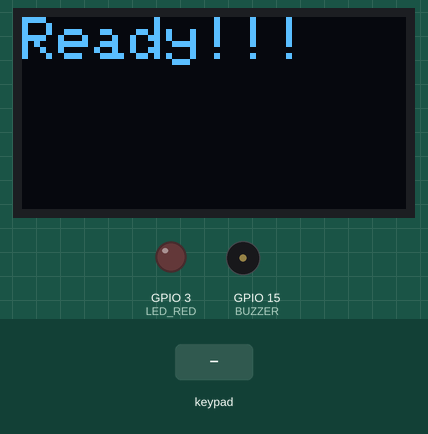
A sketch run on a simulated ESP8266 (NodeMCU). Shown: 128×64 one-colour display, output pins drawn as LEDs (lit = HIGH), buzzer (waves = sounding, pin HIGH). Inputs (shaded band) come from the test bench. WiFi joins after 1.5 s; servers stay silent unless stated; the local clock reads 2024-03-15 10:24:30 at power-on unless the sketch sets it; the Firebase database answers and starts empty; what the sketch prints to the serial monitor is not drawn.

Above: at 1.6 s.
At 7.7 s:
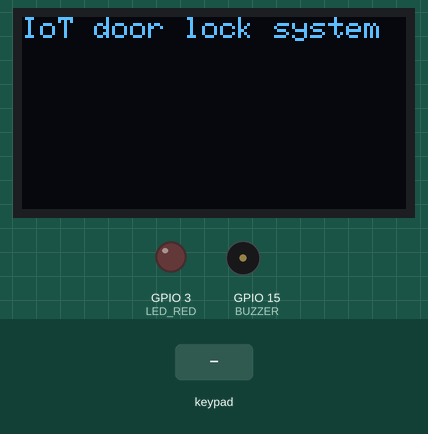
7.8 s: keypad keys 1 6 5 4 0 # pressed 0.4 s apart
At 11.3 s:
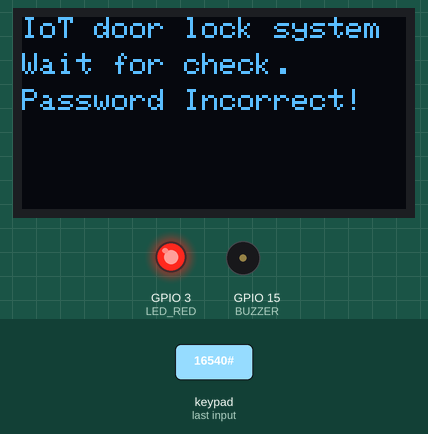
11.7 s: key 'B' pressed
14.7 s: keypad keys 1 2 3 # pressed 0.4 s apart
At 18.3 s:
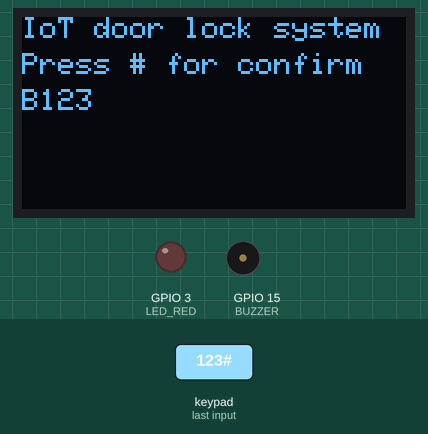
22.3 s: key 'C' pressed
25.3 s: keypad keys 2 1 4 1 2 1 3 # pressed 0.4 s apart
At 27.0 s:
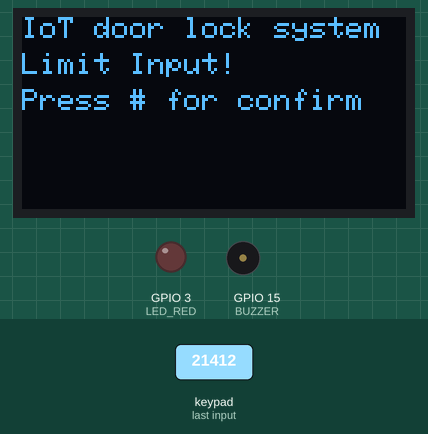
30.0 s: key '*' pressed
At 36.6 s:
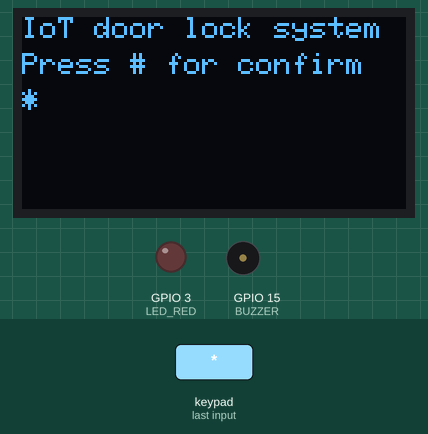
Timing chart, 0 to 37.0 s (numbered marks = the images above; inputs shaded):
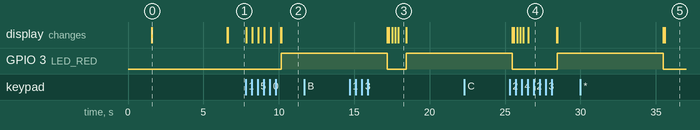

Measured:
- after the input at 7.8 s, GPIO 3 (LED_RED): LOW → HIGH after 2.4 s; the display: first changes at once (image 2 shows a later state)
- after the input at 11.7 s, every drawn part: stays the same
- after the input at 14.7 s, the display: first differs from a run without the input after 2.8 s (image 3 shows a later state)
- after the input at 22.3 s, every drawn part: stays the same
- after the input at 25.3 s, the display: first differs from a run without the input after 0.50 s (image 4 shows a later state)
- after the input at 30.0 s, the display: first differs from a run without the input after 5.6 s (image 5)
- what the display in image 0 shows lasts 5.0 s, from 1.6 s to 6.6 s
- what the display in image 3 shows lasts 0.5 s, from 17.9 s to 18.4 s

The sketch:

IOT_door_lock_system.ino
```cpp
//########################## Library ESP8266 and Firebase ##########################//
#include <ESP8266WiFi.h>
#include <FirebaseArduino.h>

//########################## Library Keypad ##########################//
#include <Keypad.h>

//########################## Library OLED ##########################//
#include <Adafruit_SSD1306.h>
#include <Adafruit_GFX.h>
#include <Wire.h>
#include <SPI.h>

//########################## Library TIME LOCAL ##########################//
#include <time.h>

//########################## Config Firebase ##########################//
#define FIREBASE_HOST "password-request-system.firebaseio.com"
#define FIREBASE_AUTH "tbtchEClvgjLNASBQwvsJQJjNej6NYbEL8gLaitg"

//########################## Config connect WiFi
#define WIFI_SSID "123"
#define WIFI_PASSWORD "567891011"

//########################## Config variable BUZZER, LED ##########################//
#define BUZZER 15
#define LED_GREEN 15
#define LED_RED 3

//##########################  Config Keypad ##########################//
char keys[4][4] = {
{'1', '2', '3', 'A'},
{'4', '5', '6', 'B'},
{'7', '8', '9', 'C'},
{'*', '0', '#', 'D'}
};
byte rowPin[4] = {16, 5, 4, 0};
byte colPin[4] = {2, 14, 12, 13};
Keypad keypad = Keypad(makeKeymap(keys), rowPin, colPin, 4, 4);

//########################## config OLED no reset ##########################//
Adafruit_SSD1306 OLED(-1);

//########################## config time local ##########################//
int timezone = 7 * 3600;                    // setting TimeZone ตามเวลาประเทศไทย
int dst = 0;                                //กำหนดค่า Date Swing Time
char ntp_server1[20] = "pool.ntp.org";
char ntp_server2[20] = "time.nist.gov";
char ntp_server3[20] = "time.uni.net.th";

//########################## config variable response from firebase, string request ##########################//
String response, _res = "";
String _str, _str2, _str3 = "";
String password, _password = "";
String _uidKey = "";

void setup() {
  Serial.begin(115200); //setup Serial baudrate

  OLED.begin(SSD1306_SWITCHCAPVCC, 0x3C); //setup OLED address

  pinMode(BUZZER,OUTPUT); //setup BUZZER OUTPUT
  pinMode(LED_GREEN,OUTPUT); //setup LED_GREEN OUTPUT
  pinMode(LED_RED,OUTPUT); //setup LED_RED OUTPUT

  digitalWrite(BUZZER,LOW); //give BUZZER LOW or OFF
  digitalWrite(LED_GREEN,LOW); //give LED_GREEN LOW or OFF
  digitalWrite(LED_RED,LOW); //give LED_RED LOW or OFF

  WiFi.mode(WIFI_STA); //use WiFi mode STA, ให้เป็นโหมดที่ไม่ใช่เราเตอร์หรือไม่ใช่ ACESS POINT
  // connect to wifi.
  WiFi.begin(WIFI_SSID, WIFI_PASSWORD); //setup WIFI_SSID, WIFI_PASSWORD
  Serial.print("connecting");

  while (WiFi.status() != WL_CONNECTED) { //Loop wait connect WiFi
    Serial.print(".");
    delay(500);
  }
  Serial.println();
  Serial.print("connected: ");
  Serial.println(WiFi.localIP()); //Show IP Network

  Firebase.begin(FIREBASE_HOST, FIREBASE_AUTH); //setup FIREBASE_HOST, FIREBASE_AUTH

  configTime(timezone, dst, ntp_server1, ntp_server2, ntp_server3); //setup time local
  Serial.println("\nWaiting for time");
  while (!time(nullptr)) { //loop wait pulling time
    Serial.print(".");
    delay(1000);
  }

  OLED.clearDisplay();  // เคลียร์หน้าจอ
  OLED.setTextColor(WHITE);  // กำหนดให้ตัวหนังสือสีขาว
  OLED.setCursor(0, 0);  // กำหนดให้แสดงข้อความที่ตำแหน่ง x=0 , y=0
  OLED.setTextSize(2);  // กำหนดขนาดตัวอักษาว่าจะเอากี่เท่า (2 เท่า)
  OLED.print("Ready!!!");  // แสดงคำว่า Ready!!! ออกสู่หน้าจอ
  OLED.display(); //ทำการแสดงไปบนหน้าจอตามที่กำหนดไว้ข้างต้น
  delay(5000);  // หน่วงเวลาไป 5 วีนาที(5000 millisecond)
  OLED.clearDisplay();  //  เคลียร์หน้าจอ
  OLED.display(); //ทำการแสดงไปบนหน้าจอตามที่กำหนดไว้ข้างต้น
}

void loop() {
  digitalWrite(LED_GREEN,LOW);
  digitalWrite(LED_RED,LOW);

  OLED.setTextColor(WHITE);
  OLED.setTextSize(1);
  OLED.setCursor(0, 0);
  OLED.print("IoT door lock system");
  OLED.display();

  char key = keypad.getKey(); // กำหนดให้ตัวแปร character key รับค่ามาจาก keypad

  if(key){ //ถ้า key มีค่าหรือมีการกดเข้ามา ให้..
    digitalWrite(BUZZER, HIGH); //Buzzer หรือเสียงทำงาน(HIGH)
    delayMicroseconds(300); //หน่วงเวลาไป 300 Microseconds
    digitalWrite(BUZZER, LOW);  //Buzzer หรือเสียงหยุดทำงาน(LOW)
    delayMicroseconds(300); //หน่วงเวลาไป 300 Microseconds

    if(key == '#'){ //ถ้าkey มีค่าเท่ากับ # ให้..
      OLED.clearDisplay(); // เคลียร์หน้าจอ

      Serial.print("\npassword : ");
      Serial.println(password);

      response = check_pass(password); //ให้ตัวแปร response มีค่าเท่ากับค่าของการ return จาก fucntion check_pass โดยมีค่าพารามิเตอร์คือ password
      password = "\0";  //ให้ password เท่ากับค่าว่าง

      OLED.setCursor(0, 0);
      OLED.print("IoT door lock system");
      OLED.setCursor(0, 12);
      OLED.print("Wait for check.");
      OLED.display(); //ทำการแสดงบน OLED ตามที่กำหนดไว้ข้างต้น

      if(response == "false"){  //ถ้าหากตัวแปร response ที่รับค่ามาจาก return function check_pass มีค่าเท่ากับ false ให้..
        Serial.println("Password Incorrect!");

        OLED.setCursor(0, 24);
        OLED.print("Password Incorrect!");
        OLED.display();

        digitalWrite(LED_GREEN,LOW);
        digitalWrite(LED_RED,HIGH);
        delay(7000);

      }else if(response == "true"){ //ถ้าหากตัวแปร response ที่รับค่ามาจาก return function check_pass มีค่าเท่ากับ true ให้..
        Serial.println("Password correct!");

        OLED.setCursor(0, 24);
        OLED.print("Password correct!");
        OLED.display();

        digitalWrite(LED_GREEN,HIGH);
        digitalWrite(LED_RED,LOW);
        delay(7000);

      }
       OLED.clearDisplay();
       OLED.display();
    }else{ //ถ้าเป็นกรณีอื่นๆที่ไม่ใช่การกด # ให้..
      if((password.length() >= 0)&&(password.length() <= 3)){ //ถ้า password มีค่าระหว่าง 0 ถึง 3 ให้..
        password += key; //ให้เก็บค่า key ที่รับมาไว้ในตัวแปร password
        Serial.print("Press # for confirm");
        Serial.println(password);
        OLED.setCursor(0, 0);
        OLED.print("IoT door lock system");
        OLED.setCursor(0, 12);
        OLED.print("Press # for confirm");
        OLED.setCursor(0, 24);
        OLED.print(password);
        OLED.display();
      }else{  //ถ้าเป็นกรณีอื่นๆที่ password ไม่ได้มีค่าระหว่าง 0 ถึง 3 ให้..
        OLED.clearDisplay();
        OLED.setCursor(0, 0);
        OLED.print("IoT door lock system");
        Serial.println("Limit Input!");
        Serial.println("press # for confirm");
        OLED.setCursor(0, 12);
        OLED.print("Limit Input!");
        OLED.setCursor(0, 24);
        OLED.print("Press # for confirm");
        OLED.display();
      }
    }
    key = '\0'; //ให้ key มีค่าว่าง
  }
}

String check_pass(String password){ //function check_pass โดยมีพารามิเตอร์ที่รับมาเป็น string
  _password = String(password); // ให้ตัวแปร _password มีค่าเท่ากับค่าพารามิเตอร์ที่รับมาโดยเปลี่ยนเป็น string

  _str  = "pin/";
  _str += _password;
  _str += "/uidKey"; //ให้ตัวแปร  _str = "pin"+_password+"/uidKey"

  _str2  = "pin/";
  _str2 += _password;
  _str2 += "/statusUsed"; //ให้ตัวแปร  _str2 = "pin"+_password+"/statusUsed"

  String uidKey = Firebase.getString(_str); //ทำการดึงค่า uidKey จากฐานข้อมูลมาตรวจสอบโดยใช้ path จาก _str
  int status_used = Firebase.getInt(_str2); //ทำการดึงค่า status_used จากฐานข้อมูลมาตรวจสอบโดยใช้ path จาก _str2

  bool isFailed = Firebase.failed(); //ตัวแปรตรวจสอบการทำงานของfirebase
  if(isFailed) {  //ถ้า error ให้..
    Serial.println(Firebase.error());
  }
  Serial.print("GET uidKey : ");
  Serial.println(_str);
  Serial.print("GET status_used : ");
  Serial.println(_str2);
  Serial.print("uidKey :");
  Serial.println(uidKey);
  Serial.print("status_used :");
  Serial.println(status_used);

  if((uidKey.length() > 0)&&(status_used > 0)){ //ถ้าความยาวของตัวอักษรในตัวแปร uidKey มีค่ามากกว่า 0 และ status_used มีค่ามากกว่า 0 ให้..
    Serial.println("Repeat password.");
    _res = "false"; //ตัวแปร _res = false
  }else if((uidKey.length() <= 0)&&(status_used <= 0)){ //ถ้าความยาวของตัวอักษรในตัวแปร uidKey มีค่าน้อยกว่าหรือเท่ากับ 0 และ status_used มีค่าน้อยกว่าหรือเท่ากับ 0 ให้..
    _res = "false"; //ตัวแปร _res = false
  }else if((uidKey.length() > 0)&&(status_used <= 0)){ //ถ้าความยาวของตัวอักษรในตัวแปร uidKey มีค่ามากกว่า 0 และ status_used มีค่าน้อยกว่าหรือเท่ากับ 0 ให้..
    Serial.println("wait update status..");
    _res = update_status(uidKey,_password); //ตัวแปร _res เท่ากับค่าที่ return จาก function update_status โดยมีพารามิเตอร์คือ uidKey กับ _password
  }
  return _res; //return ค่าตัวแปร _res ให้กับฟังก์ชัน
}

String update_status(String uidKey, String password){
  _uidKey = String(uidKey);
  _password = String(password);

  _str  = "request/";
  _str += _uidKey;
  _str += "/statusUsed";

  _str2  = "pin/";
  _str2 += _password;
  _str2 += "/statusUsed";

  _str3 = "pin/";
  _str3 += _password;
  _str3 += "/timeUsed";

  String nowTime = NowDate()+"."+NowTime(); //ให้ตัวแปร nowTime มีค่าเท่ากับค่าที่ return มาจากฟังก์ชัน NowDate และ NowTime โดยมี . คั้นกลาง

  Firebase.setInt(_str, 1); //ทำการกำหนดค่าบนฐานข้อมูลแบบ Integer ตาม path _str โดยให้มีค่าเท่ากับ 1
  Firebase.setInt(_str2, 1); //ทำการกำหนดค่าบนฐานข้อมูลแบบ Integer ตาม path _str2 โดยให้มีค่าเท่ากับ 1
  Firebase.setString(_str3, nowTime); //ทำการกำหนดค่าบนฐานข้อมูลแบบ String ตาม path _str3 โดยให้มีค่าเท่ากับ nowTime

  bool isSuccess = Firebase.success(); //ตัวแปรตรวจสอบการทำงานของ firebase ว่า success หรือไม่
  bool isFailed = Firebase.failed();  //ตัวแปรตรวจสอบการทำงานของ firebase ว่า failed หรือไม่
  if(isFailed) {  //ถ้า failed ให้..
    Serial.println("Update status faile.");
    _res = "false";   //ตัวแปร _res = false
    Serial.println(Firebase.error());
  }
  if(isSuccess){  //ถ้า success ให้..
    Serial.println("Update Status success.");
    _res = "true";  //ตัวแปร _res = true
  }
  return _res; //return ค่าตัวแปร _res ให้กับฟังก์ชัน
}

String NowDate() {

  time_t now = time(nullptr); //ให้ตัวแปร now มีค่าเท่ากับ time local
  struct tm* p_tm = localtime(&now); //แปลงให้อยู่ในรูปแบบของตัวแปร structure ของเวลา
  String dateNow = ""; //กำหนดค่า dateNow เท่ากับค่าว่าง
  dateNow += String(p_tm->tm_mday);
  dateNow += "/";
  dateNow += String(p_tm->tm_mon + 1);
  dateNow += "/";
  dateNow += String(p_tm->tm_year+ 1900); // dateNow = day+"/"+(month+1)+"/"+(year+1900)
  return dateNow;  //return ค่าตัวแปร dateNow ให้กับฟังก์ชัน
}

String NowTime() {

  time_t now = time(nullptr); //ให้ตัวแปร now มีค่าเท่ากับ time local
  struct tm* p_tm = localtime(&now); //แปลงให้อยู่ในรูปแบบของตัวแปร structure ของเวลา
  String timeNow = ""; //กำหนดค่า timeNow เท่ากับค่าว่าง
  timeNow = String(p_tm->tm_hour < 10 ? "0" : ""); // timeNow มีค่าเท่ากับค่าชั่วโมงและถ้าชั่วโมงมีค่าน้อยกว่า 10 ให้เติม 0 ข้างหน้า
  timeNow += String(p_tm->tm_hour);
  timeNow += ":";
  timeNow += String(p_tm->tm_min < 10 ? "0" : "");
  timeNow += String(p_tm->tm_min);  //timeNow = hour+":"+min
  return timeNow; //return ค่าตัวแปร timeNow ให้กับฟังก์ชัน
}
```
